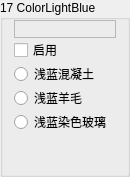
                 <widget class="QGroupBox" name="Base17">
                  <property name="sizePolicy">
                   <sizepolicy hsizetype="Fixed" vsizetype="Preferred">
                    <horstretch>0</horstretch>
                    <verstretch>0</verstretch>
                   </sizepolicy>
                  </property>
                  <property name="minimumSize">
                   <size>
                    <width>130</width>
                    <height>0</height>
                   </size>
                  </property>
                  <property name="maximumSize">
                   <size>
                    <width>130</width>
                    <height>16777215</height>
                   </size>
                  </property>
                  <property name="autoFillBackground">
                   <bool>true</bool>
                  </property>
                  <property name="title">
                   <string>17 ColorLightBlue</string>
                  </property>
                  <property name="flat">
                   <bool>false</bool>
                  </property>
                  <layout class="QVBoxLayout" name="verticalLayout_25">
                   <property name="spacing">
                    <number>0</number>
                   </property>
                   <property name="topMargin">
                    <number>0</number>
                   </property>
                   <property name="bottomMargin">
                    <number>0</number>
                   </property>
                   <item>
                    <widget class="QLabel" name="Color17">
                     <property name="font">
                      <font>
                       <family>微软雅黑</family>
                       <pointsize>9</pointsize>
                      </font>
                     </property>
                     <property name="frameShape">
                      <enum>QFrame::StyledPanel</enum>
                     </property>
                     <property name="text">
                      <string/>
                     </property>
                    </widget>
                   </item>
                   <item>
                    <widget class="QCheckBox" name="Enable17">
                     <property name="text">
                      <string>启用</string>
                     </property>
                    </widget>
                   </item>
                   <item>
                    <widget class="QRadioButton" name="is17Concrete">
                     <property name="text">
                      <string>浅蓝混凝土</string>
                     </property>
                     <property name="icon">
                      <iconset resource="../BlockTextures.qrc">
                       <normaloff>:/new/Textures/Slope/block/light_blue_concrete.png</normaloff>:/new/Textures/Slope/block/light_blue_concrete.png</iconset>
                     </property>
                    </widget>
                   </item>
                   <item>
                    <widget class="QRadioButton" name="is17Wool">
                     <property name="text">
                      <string>浅蓝羊毛</string>
                     </property>
                     <property name="icon">
                      <iconset resource="../BlockTextures.qrc">
                       <normaloff>:/new/Textures/Slope/block/light_blue_wool.png</normaloff>:/new/Textures/Slope/block/light_blue_wool.png</iconset>
                     </property>
                    </widget>
                   </item>
                   <item>
                    <widget class="QRadioButton" name="is17StainedGlass">
                     <property name="text">
                      <string>浅蓝染色玻璃</string>
                     </property>
                     <property name="icon">
                      <iconset resource="../BlockTextures.qrc">
                       <normaloff>:/new/Textures/Slope/block/light_blue_stained_glass.png</normaloff>:/new/Textures/Slope/block/light_blue_stained_glass.png</iconset>
                     </property>
                    </widget>
                   </item>
                   <item>
                    <spacer name="verticalSpacer_22">
                     <property name="orientation">
                      <enum>Qt::Vertical</enum>
                     </property>
                     <property name="sizeHint" stdset="0">
                      <size>
                       <width>20</width>
                       <height>40</height>
                      </size>
                     </property>
                    </spacer>
                   </item>
                  </layout>
                 </widget>
